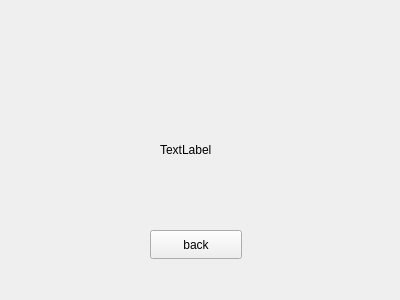
<?xml version="1.0" encoding="UTF-8"?>
<ui version="4.0">
 <class>giveup</class>
 <widget class="QWidget" name="giveup">
  <property name="geometry">
   <rect>
    <x>0</x>
    <y>0</y>
    <width>400</width>
    <height>300</height>
   </rect>
  </property>
  <property name="windowTitle">
   <string>Form</string>
  </property>
  <widget class="QLabel" name="label">
   <property name="geometry">
    <rect>
     <x>160</x>
     <y>140</y>
     <width>69</width>
     <height>20</height>
    </rect>
   </property>
   <property name="text">
    <string>TextLabel</string>
   </property>
  </widget>
  <widget class="QPushButton" name="pushButton">
   <property name="geometry">
    <rect>
     <x>150</x>
     <y>230</y>
     <width>92</width>
     <height>29</height>
    </rect>
   </property>
   <property name="text">
    <string>back</string>
   </property>
  </widget>
 </widget>
 <resources/>
 <connections/>
</ui>
